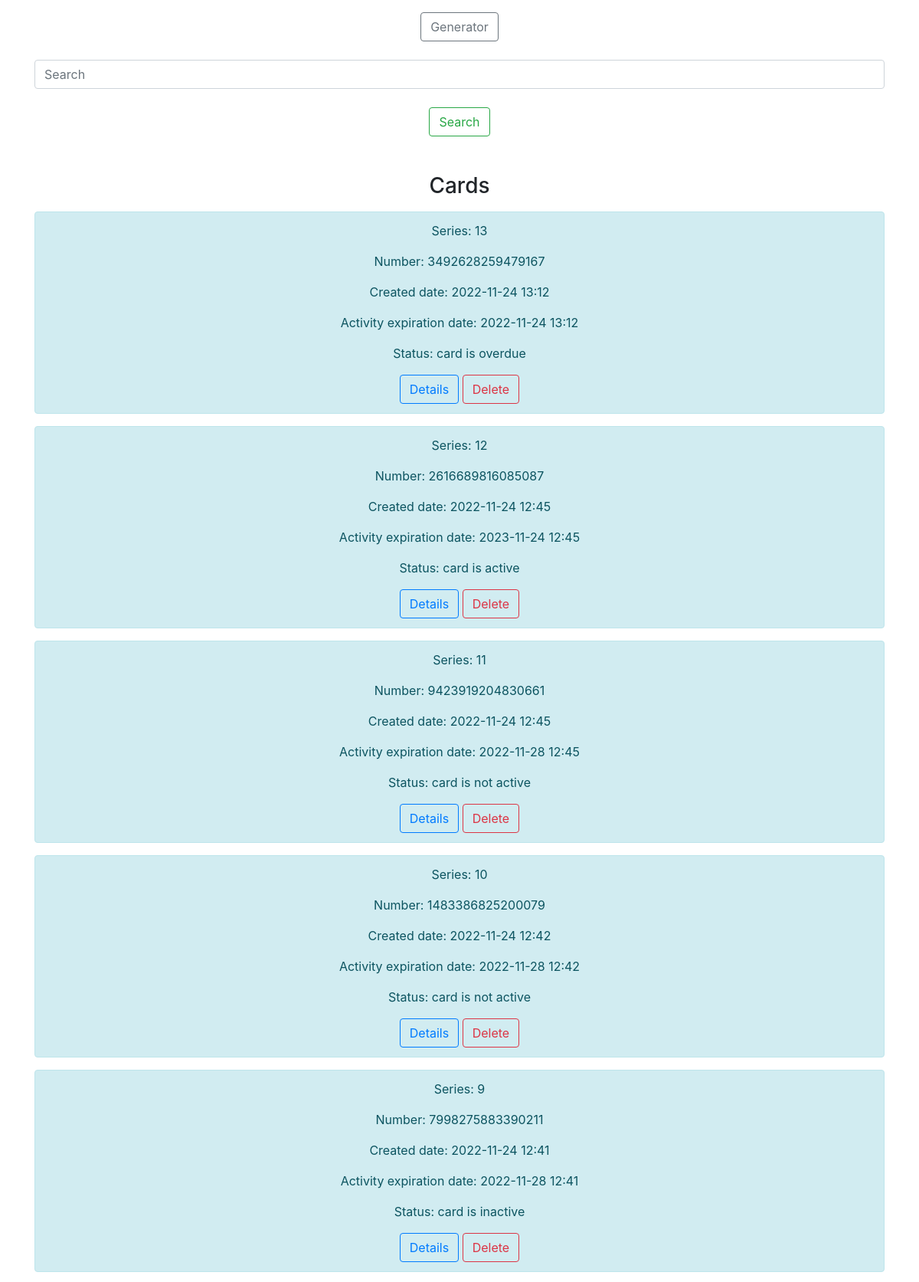
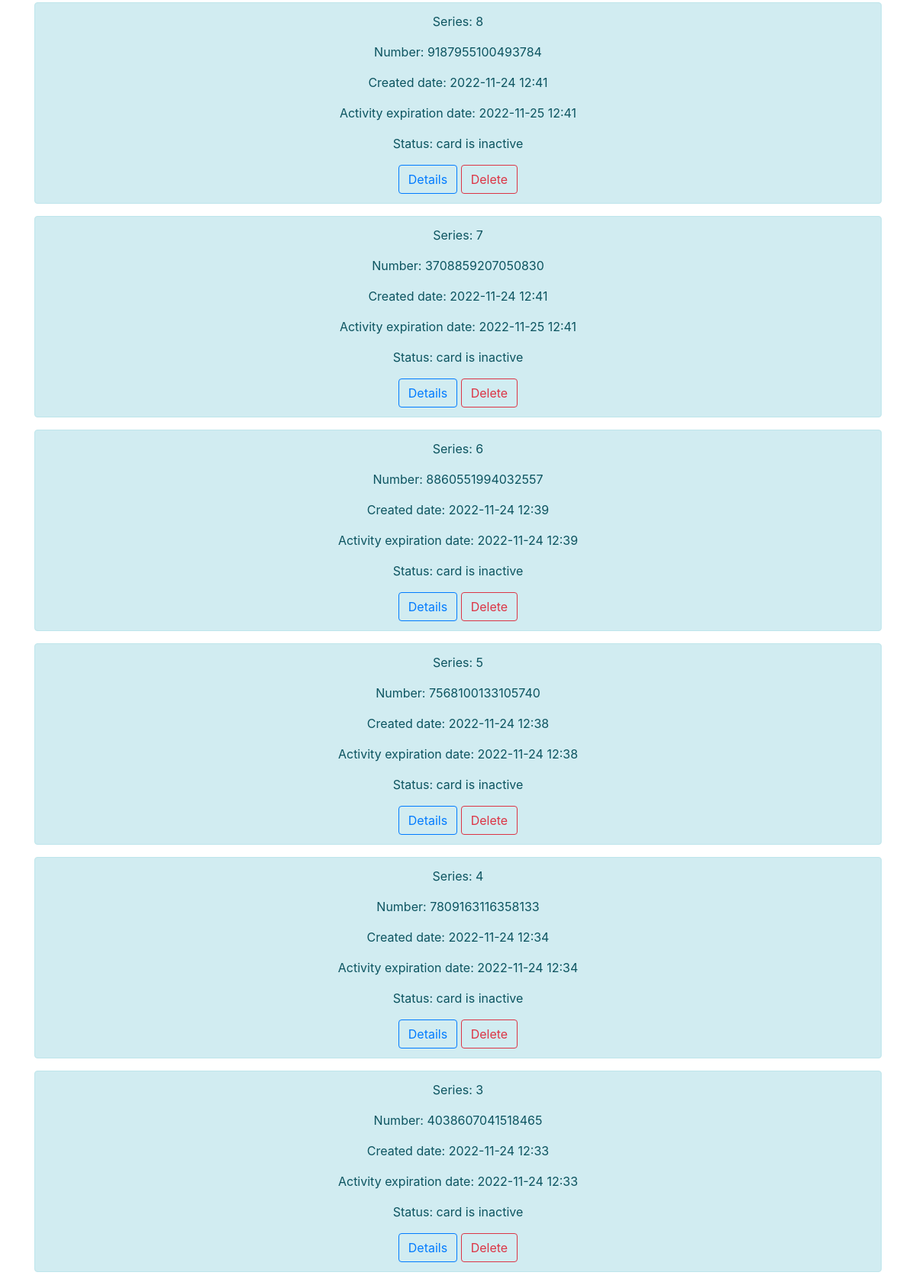
Page /list/ (upper part) on the committed database (2 pictures, top to bottom).
### cards/models.py (models this page shows, shortened)
class Card(models.Model):
    STATUS_CARD = [
        ('INACTIVE', 'Card is not active'),
        ('ACTIVE', 'Card is active'),
        ('OVERDUE', 'Card is overdue')
    ]
    series = models.IntegerField()
    number_regex = RegexValidator(regex=r'^\+?1?\d{16}$', message="Card number must be entered in the format: '9999888877776666'.")
    number = models.CharField(validators=[number_regex], max_length=16, unique=True, blank=True, null=True)
    created_date = models.DateTimeField(default=timezone.now, verbose_name='created date')
    end_date = models.DateTimeField(default=timezone.now, verbose_name='activity end date',)
    cvv = models.IntegerField()
    balance = models.FloatField(default=0)
    status = models.CharField(max_length=13, choices=STATUS_CARD)
    class Meta:
        verbose_name = 'Card'
        verbose_name_plural = 'Cards'

### cards/views.py (the view)
# urls.py: path('list/', list_of_cards, name='list'),
def list_of_cards(request):
    cards = Card.objects.order_by('-created_date')
    search_query = request.GET.get('search', '')
    if search_query:
        cards = Card.objects.filter(Q(series__icontains=search_query) |
                                    Q(number__icontains=search_query) |
                                    Q(created_date__icontains=search_query) |
                                    Q(end_date__icontains=search_query) |
                                    Q(status__icontains=search_query))
    DATETIME_FORMAT = 'Y-m-d H:i'
    context = {'cards': cards,
               'search_query': search_query,
               'DATETIME_FORMAT': DATETIME_FORMAT
               }
    return render(request=request, template_name='cards/list_of_cards.html', context=context)

### cards/templates/cards/list_of_cards.html (shortened to what this page needs)
{% extends 'cards/base.html' %}
{% block content %}
<section>
  <div class="container">
    <div class="row">
      <div class="col-md-12 col-centered mt-3">
        <a href="{% url 'generator' %}" class="btn btn-outline-secondary">Generator</a>
        <form class="from-inline my-2 my-lg-0" action="{% url 'list' %}">
          <br><input type="search" class="form-control mr-sm-2" placeholder="Search" aria-label="Search" name="search"><br>
          <button class="btn btn-outline-success my-2 my-sm-0" type="submit">Search</button>
        </form>
      </div>
    </div>
    <div class="row">
      <div class="col-md-12 col-centered">
        <h3 class="mt-5 mb-3">Cards</h3>
        {% if cards %}
          {% for card in cards %}
              <div class="alert alert-info">
                <p>Series: {{ card.series }}</p>
                <p>Number: {{ card.number }}</p>
                <p>Created date: {{ card.created_date|date:DATETIME_FORMAT }}</p>
                <p>Activity expiration date: {{ card.end_date|date:DATETIME_FORMAT }}</p>
                <p>Status: {{ card.status }}</p>
                <a href="{% url 'profile' card.id %}" class="btn btn-outline-primary" role="button">Details</a>
                <a href="{% url 'delete' card.id %}" class="btn btn-outline-danger" role="button">Delete</a>
              </div>
          {% endfor %}
        {% else %}
          <p>No card here</p>
        {% endif %}
      </div>
    </div>
  </div>
</section>
{% endblock%}

### cards/templates/cards/base.html (shortened to what this page needs)
<html>
  <head>
    <link
      rel="stylesheet"
      href="https://stackpath.bootstrapcdn.com/bootstrap/4.5.0/css/bootstrap.min.css"
    />
  </head>
  <body>
    {% block content %} {% endblock %}
  </body>
</html>

### cards/templates/cards/base.html (style rules this page uses)
.col-centered { text-align: center; }

### rows in the picture
Card: series "13", number "3492628259479167", created_date "2022-11-24 13:12", end_date "2022-11-24 13:12", status "card is overdue"
Card: series "12", number "2616689816085087", created_date "2022-11-24 12:45", end_date "2023-11-24 12:45", status "card is active"
Card: series "11", number "9423919204830661", created_date "2022-11-24 12:45", end_date "2022-11-28 12:45", status "card is not active"
Card: series "10", number "1483386825200079", created_date "2022-11-24 12:42", end_date "2022-11-28 12:42", status "card is not active"
Card: series "9", number "7998275883390211", created_date "2022-11-24 12:41", end_date "2022-11-28 12:41", status "card is inactive"
Card: series "8", number "9187955100493784", created_date "2022-11-24 12:41", end_date "2022-11-25 12:41", status "card is inactive"
Card: series "7", number "3708859207050830", created_date "2022-11-24 12:41", end_date "2022-11-25 12:41", status "card is inactive"
Card: series "6", number "8860551994032557", created_date "2022-11-24 12:39", end_date "2022-11-24 12:39", status "card is inactive"
Card: series "5", number "7568100133105740", created_date "2022-11-24 12:38", end_date "2022-11-24 12:38", status "card is inactive"
Card: series "4", number "7809163116358133", created_date "2022-11-24 12:34", end_date "2022-11-24 12:34", status "card is inactive"
Card: series "3", number "4038607041518465", created_date "2022-11-24 12:33", end_date "2022-11-24 12:33", status "card is inactive"
